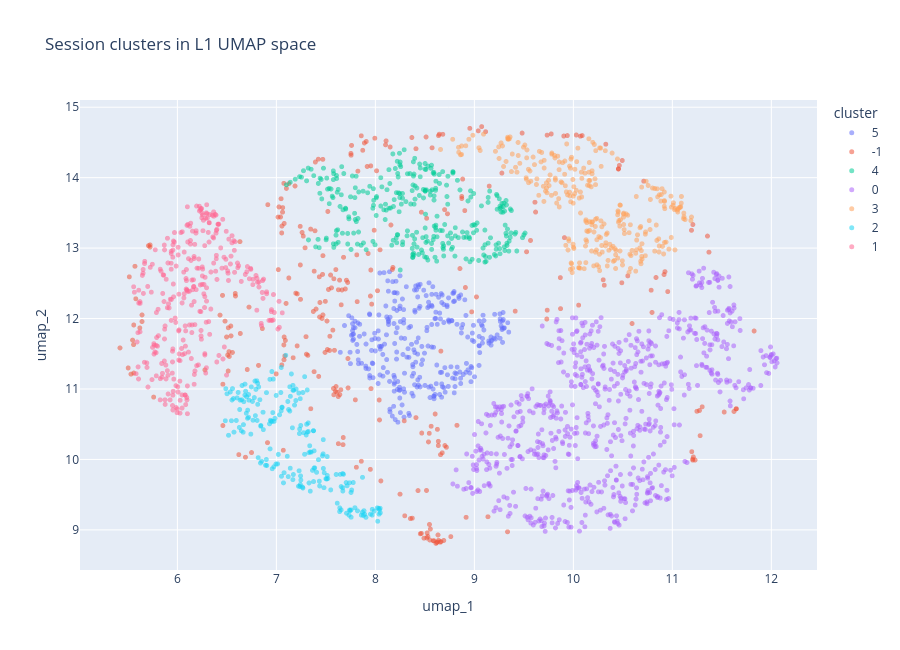

Here is the notebook cell this chart was saved with:
### Code cell
session_plot_metadata = (
    ecom_df_filtered
    .groupby(["user_id", "session_id"])
    .agg(session_start=("timestamp", "min"))
    .reset_index()
    .sort_values(["user_id", "session_start", "session_id"])
)
session_plot_metadata["session_order"] = session_plot_metadata.groupby("user_id").cumcount() + 1
session_plot_metadata["n_clustered_sessions"] = session_plot_metadata.groupby("user_id")["session_id"].transform("size")

l1_umap_plot_df = pd.DataFrame({
    "session_id": l1_max_unique["session_id"].to_numpy(),
    "umap_1": X_l1_max_umap[:, 0],
    "umap_2": X_l1_max_umap[:, 1],
    "cluster": l1_umap_labels,
})

l1_umap_plot_df = l1_umap_plot_df.merge(
    session_plot_metadata[["user_id", "session_id", "session_order", "n_clustered_sessions"]],
    on="session_id",
    how="left",
)

fig = px.scatter(
    l1_umap_plot_df,
    x="umap_1",
    y="umap_2",
    color=l1_umap_plot_df["cluster"].astype(str),
    hover_data=["user_id", "session_id", "session_order", "n_clustered_sessions"],
    opacity=0.55,
    title="Session clusters in L1 UMAP space",
)
fig.update_traces(marker=dict(size=5))
fig.update_layout(width=900, height=650, legend_title_text="cluster")
fig.show()

### Figure 1 — Plotly figure (JSON) as saved in the notebook; plotly's stock layout.template omitted (floating-point values rounded to 4 significant figures; data arrays with more than 128 entries replaced by an {"elided": "..."} marker saying what was removed)
{"data": [{"customdata": {"elided": "296x4 mixed values"}, "hovertemplate": "color=5<br>umap_1=%{x}<br>umap_2=%{y}<br>user_id=%{customdata[0]}<br>session_id=%{customdata[1]}<br>session_order=%{customdata[2]}<br>n_clustered_sessions=%{customdata[3]}<extra></extra>", "legendgroup": "5", "marker": {"color": "#636efa", "opacity": 0.55, "size": 5, "symbol": "circle"}, "mode": "markers", "name": "5", "showlegend": true, "type": "scattergl", "x": {"elided": "296 float values"}, "xaxis": "x", "y": {"elided": "296 float values"}, "yaxis": "y"}, {"customdata": {"elided": "294x4 mixed values"}, "hovertemplate": "color=-1<br>umap_1=%{x}<br>umap_2=%{y}<br>user_id=%{customdata[0]}<br>session_id=%{customdata[1]}<br>session_order=%{customdata[2]}<br>n_clustered_sessions=%{customdata[3]}<extra></extra>", "legendgroup": "-1", "marker": {"color": "#EF553B", "opacity": 0.55, "size": 5, "symbol": "circle"}, "mode": "markers", "name": "-1", "showlegend": true, "type": "scattergl", "x": {"elided": "294 float values"}, "xaxis": "x", "y": {"elided": "294 float values"}, "yaxis": "y"}, {"customdata": {"elided": "309x4 mixed values"}, "hovertemplate": "color=4<br>umap_1=%{x}<br>umap_2=%{y}<br>user_id=%{customdata[0]}<br>session_id=%{customdata[1]}<br>session_order=%{customdata[2]}<br>n_clustered_sessions=%{customdata[3]}<extra></extra>", "legendgroup": "4", "marker": {"color": "#00cc96", "opacity": 0.55, "size": 5, "symbol": "circle"}, "mode": "markers", "name": "4", "showlegend": true, "type": "scattergl", "x": {"elided": "309 float values"}, "xaxis": "x", "y": {"elided": "309 float values"}, "yaxis": "y"}, {"customdata": {"elided": "716x4 mixed values"}, "hovertemplate": "color=0<br>umap_1=%{x}<br>umap_2=%{y}<br>user_id=%{customdata[0]}<br>session_id=%{customdata[1]}<br>session_order=%{customdata[2]}<br>n_clustered_sessions=%{customdata[3]}<extra></extra>", "legendgroup": "0", "marker": {"color": "#ab63fa", "opacity": 0.55, "size": 5, "symbol": "circle"}, "mode": "markers", "name": "0", "showlegend": true, "type": "scattergl", "x": {"elided": "716 float values"}, "xaxis": "x", "y": {"elided": "716 float values"}, "yaxis": "y"}, {"customdata": {"elided": "295x4 mixed values"}, "hovertemplate": "color=3<br>umap_1=%{x}<br>umap_2=%{y}<br>user_id=%{customdata[0]}<br>session_id=%{customdata[1]}<br>session_order=%{customdata[2]}<br>n_clustered_sessions=%{customdata[3]}<extra></extra>", "legendgroup": "3", "marker": {"color": "#FFA15A", "opacity": 0.55, "size": 5, "symbol": "circle"}, "mode": "markers", "name": "3", "showlegend": true, "type": "scattergl", "x": {"elided": "295 float values"}, "xaxis": "x", "y": {"elided": "295 float values"}, "yaxis": "y"}, {"customdata": {"elided": "197x4 mixed values"}, "hovertemplate": "color=2<br>umap_1=%{x}<br>umap_2=%{y}<br>user_id=%{customdata[0]}<br>session_id=%{customdata[1]}<br>session_order=%{customdata[2]}<br>n_clustered_sessions=%{customdata[3]}<extra></extra>", "legendgroup": "2", "marker": {"color": "#19d3f3", "opacity": 0.55, "size": 5, "symbol": "circle"}, "mode": "markers", "name": "2", "showlegend": true, "type": "scattergl", "x": {"elided": "197 float values"}, "xaxis": "x", "y": {"elided": "197 float values"}, "yaxis": "y"}, {"customdata": {"elided": "313x4 mixed values"}, "hovertemplate": "color=1<br>umap_1=%{x}<br>umap_2=%{y}<br>user_id=%{customdata[0]}<br>session_id=%{customdata[1]}<br>session_order=%{customdata[2]}<br>n_clustered_sessions=%{customdata[3]}<extra></extra>", "legendgroup": "1", "marker": {"color": "#FF6692", "opacity": 0.55, "size": 5, "symbol": "circle"}, "mode": "markers", "name": "1", "showlegend": true, "type": "scattergl", "x": {"elided": "313 float values"}, "xaxis": "x", "y": {"elided": "313 float values"}, "yaxis": "y"}], "layout": {"height": 650, "legend": {"title": {"text": "cluster"}, "tracegroupgap": 0}, "title": {"text": "Session clusters in L1 UMAP space"}, "width": 900, "xaxis": {"anchor": "y", "domain": [0, 1], "title": {"text": "umap_1"}}, "yaxis": {"anchor": "x", "domain": [0, 1], "title": {"text": "umap_2"}}}}
